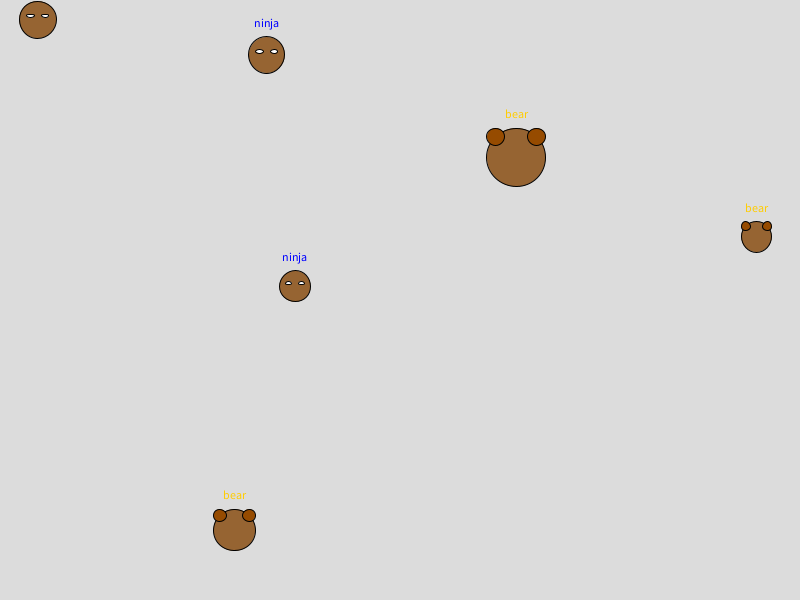
Frame 1 (no input)
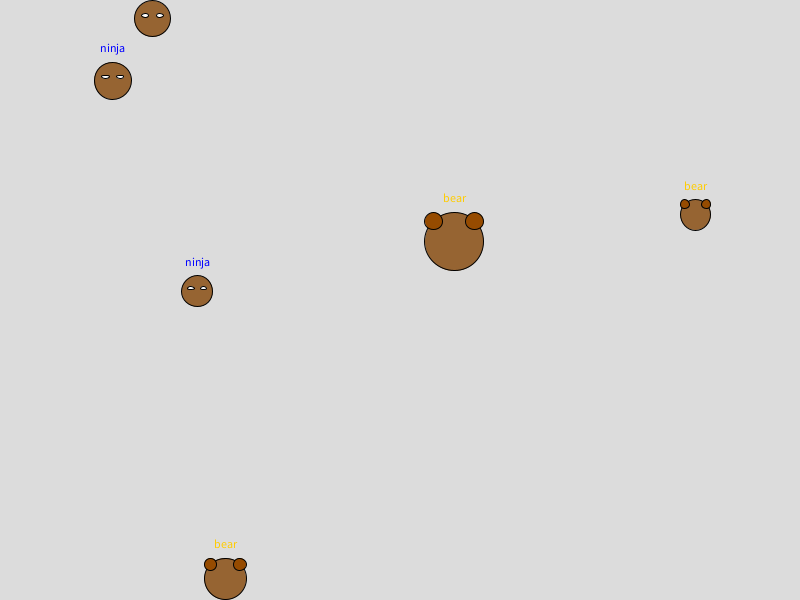
Frame 60 (the mouse pressed at the canvas centre just before this capture)
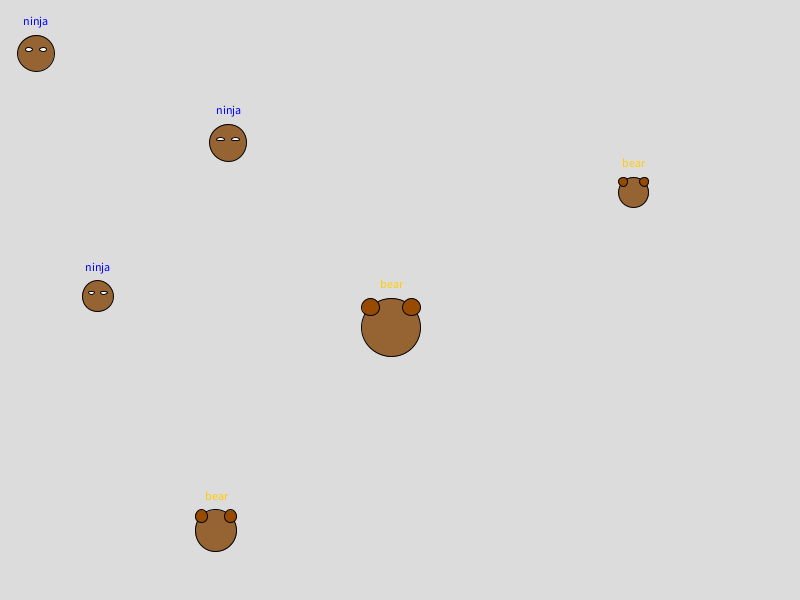
Frame 120 (the mouse held since frame 60 and released just before this capture)

The Processing sketch that drew these frames (run headless with seeded random() and noise(); from frame 60 on, the mouse is pressed at the canvas centre):

// Processing sketch: ex1121
// ── ex1121.pde
Character[] characters;  // Character 배열 선언
int numOfCharacters = 6; // 캐릭터 수

void setup() {
  size(800, 600);
  characters = new Character[numOfCharacters];
  
  // 다양한 캐릭터 초기화
  for (int i = 0; i < numOfCharacters; i++) {
    if (i % 2 == 0) {
      characters[i] = new Bear(random(width), random(height), random(30, 60));
    } else {
      characters[i] = new Ninja(random(width), random(height), random(30, 60));
    }
  }
}

void draw() {
  background(220);
  
  // 모든 캐릭터 업데이트 및 표시
  for (int i = 0; i < numOfCharacters; i++) {
    characters[i].update();
    characters[i].show();
  }
  
  // 캐릭터 간 상호작용 처리
  checkInteractions();
}

// 캐릭터 간 충돌 및 상호작용 처리
void checkInteractions() {
  for (int i = 0; i < numOfCharacters; i++) {
    for (int j = i + 1; j < numOfCharacters; j++) {
      float distance = dist(characters[i].posX, characters[i].posY, characters[j].posX, characters[j].posY);
      if (distance < (characters[i].charSize / 2 + characters[j].charSize / 2)) {
        // 충돌 시 속도 반전
        characters[i].speedX *= -1;
        characters[i].speedY *= -1;
        characters[j].speedX *= -1;
        characters[j].speedY *= -1;
      }
    }
  }
}
// ── Accessory.pde
// 텍스트 라벨 노출
class Accessory {
  String type;
  color c;
  
  Accessory(String accessoryType, color accessoryColor) {
    type = accessoryType;
    c = accessoryColor;
  }
  
  void show(float x, float y) {
    fill(c);
    textAlign(CENTER);
    text(type, x, y);  // 텍스트로 부속물 표시
  }
} 
// ── Bear.pde
// 귀가 있는 특징이 있음
class Bear extends Character {
  Bear(float x, float y, float size) {
    super(x, y, size);
    accessory = new Accessory("bear", color(255, 204, 0));
  }
  
  void show() {
    super.show();
    drawEars(posX, posY, charSize);
  }
  
  void drawEars(float x, float y, float size) {
    fill(150, 75, 0);
    ellipse(x - size * 0.35, y - size * 0.35, size * 0.3, size * 0.3);
    ellipse(x + size * 0.35, y - size * 0.35, size * 0.3, size * 0.3);
  }
} 
// ── Character.pde
class Character {
  float posX, posY, charSize;  // 위치와 크기
  float speedX, speedY;  // 이동 속도
  Accessory accessory;  // 포함된 클래스 (부속물)
  
  Character(float x, float y, float size) {
    posX = x;
    posY = y;
    charSize = size;
    speedX = random(-2, 2);
    speedY = random(-2, 2);
    accessory = new Accessory("default", color(random(255), random(255), random(255)));
  }
  
  void update() {
    posX += speedX;
    posY += speedY;
    
    // 화면 경계에서 반사
    if (posX - charSize / 2 < 0 || posX + charSize / 2 > width) speedX *= -1;
    if (posY - charSize / 2 < 0 || posY + charSize / 2 > height) speedY *= -1;
  }
  
  void show() {
    // 기본 캐릭터는 동그라미
    fill(150, 100, 50);
    ellipse(posX, posY, charSize, charSize);
    
    // 부속물 표시
    accessory.show(posX, posY - charSize / 2 - 10);
  }
} 
// ── Ninja.pde
// 눈이 있는 특징이 있음
class Ninja extends Character {
  Ninja(float x, float y, float size) {
    super(x, y, size);
    accessory = new Accessory("ninja", color(0, 0, 255));
  }
  
  void show() {
    super.show();
    drawEyes(posX, posY, charSize);
  }
  
  void drawEyes(float x, float y, float size) {
    fill(255);
    ellipse(x - size * 0.2, y - size * 0.1, size * 0.2, size * 0.1);
    ellipse(x + size * 0.2, y - size * 0.1, size * 0.2, size * 0.1);
  }
} 
